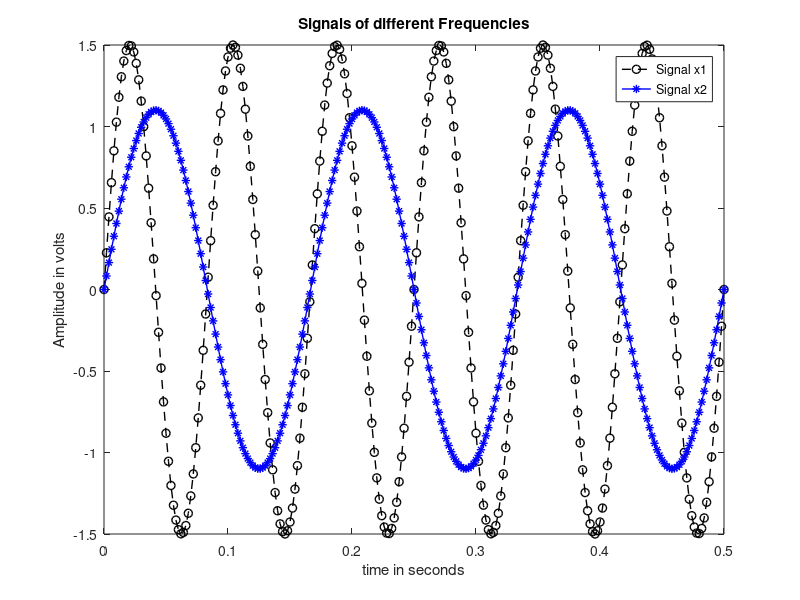

Here is the MATLAB script that generated this plot:
clc
clear all
close all
fs = 500; % Sampling frequency
t = 0:1/fs:0.5; % Time duration
f1 = 12; % Frequency of first signal
f2 = 6; % Frequency of second signal
A1 = 1.5; % Amplitude of first signal
A2 = 1.1; % Amplitude of second signal
x1 = A1*sin(2*pi*f1*t); % First Signal
x2 = A2*sin(2*pi*f2*t); % Second Signal
%Plotting both signals in time domain
plot(t,x1,'k--o','LineWidth',1)
hold on
plot(t,x2,'b-*','LineWidth',1)
hold off
xlabel('time in seconds')
ylabel('Amplitude in volts')
title('Signals of different Frequencies')
legend('Signal x1','Signal x2')
